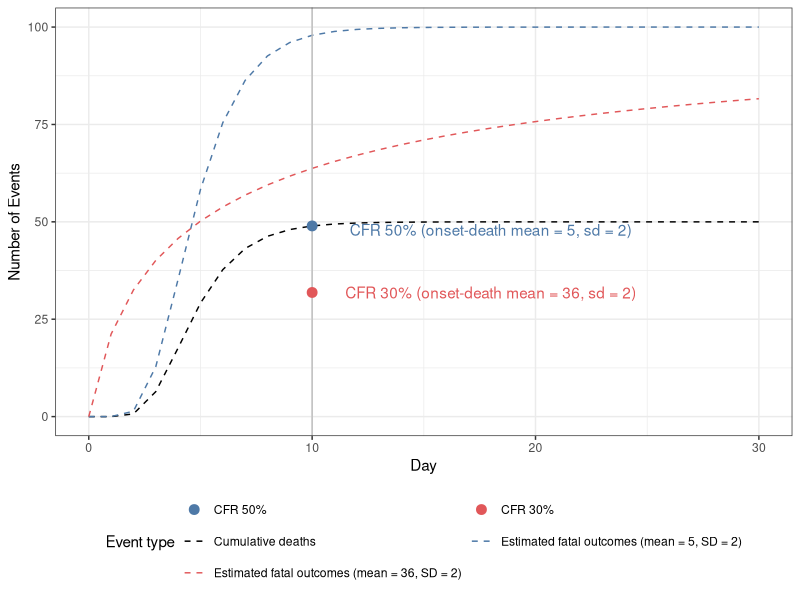

Here is the R script that generated this plot: (Note: this script raises an error after producing the figure.)
# script to plot the impact of onset-to-death distribution on case fatality
# ratio for use case on ambiguously reported onset-to-death distribution
# parameters

library(ggplot2)

# Define initial parameters

# Total reported cases at time 0
initial_onsets <- 100
# True CFR
cfr <- 0.5

# Define time range for the plot
time_range <- 0:30

# Scenario (a): narrow delay distribution (correct interpretation)
meanlog_a <- 1.53
sdlog_a <- 0.38

# Scenario (b): wider delay distribution
meanlog_b <- 1.6 # log(5)
sdlog_b <- 2

# Calculate cumulative proportion with known outcomes for each scenario:
prop_known_a <- plnorm(time_range, meanlog_a, sdlog = sdlog_a)
prop_known_b <- plnorm(time_range, meanlog_b, sdlog = sdlog_b)

# Calculate expected number of known outcomes
known_outcomes_a <- initial_onsets * prop_known_a
known_outcomes_b <- initial_onsets * prop_known_b

# Calculate cumulative fatal outcomes
cumulative_deaths <- initial_onsets * cfr * prop_known_a

events <- data.frame(
  time_range = time_range,
  cumulative_deaths = cumulative_deaths,
  known_outcomes_a = known_outcomes_a,
  known_outcomes_b = known_outcomes_b
)

events <- tidyr::pivot_longer(
  data = events,
  cols = c("cumulative_deaths", "known_outcomes_a", "known_outcomes_b"),
  names_to = "event_type"
)

day <- 10
cfr_df <- data.frame(
  x = day,
  cfr_a = initial_onsets * cfr * plnorm(day, meanlog_a, sdlog = sdlog_a),
  cfr_b = initial_onsets * cfr * plnorm(day, meanlog_b, sdlog = sdlog_b)
)
cfr_df <- tidyr::pivot_longer(
  data = cfr_df,
  cols = c("cfr_a", "cfr_b"),
  names_to = "cfr_type"
)

cfr_outcome_plot <- ggplot2::ggplot(data = events) +
  ggplot2::geom_line(
    mapping = ggplot2::aes(x = time_range, y = value, colour = event_type),
    linetype = 2
  ) +
  ggplot2::geom_vline(mapping = ggplot2::aes(xintercept = 10), colour = "grey") +
  ggplot2::geom_point(
    data = cfr_df,
    mapping = ggplot2::aes(x = x, y = value, colour = cfr_type),
    size = 3
  ) +
  ggplot2::annotate(
    geom = "text",
    x = day + 8,
    y = cfr_df$value[1] - 1, # minus 1 to avoid expected outcomes line
    label = "CFR 50% (onset-death mean = 5, sd = 2)",
    colour = "#4E79A7"
  ) +
  ggplot2::annotate(
    geom = "text",
    x = day + 8,
    y = cfr_df$value[2],
    label = "CFR 30% (onset-death mean = 36, sd = 2)",
    colour = "#E15759"
  ) +
  ggplot2::scale_x_continuous(name = "Day") +
  ggplot2::scale_y_continuous(name = "Number of Events", limits = c(0, 100)) +
  ggplot2::scale_colour_manual(
    name = "Event type",
    labels = c(
      "CFR 50%",
      "CFR 30%",
      "Cumulative deaths",
      "Estimated fatal outcomes (mean = 5, SD = 2)",
      "Estimated fatal outcomes (mean = 36, SD = 2)"
    ),
    values = c("#4E79A7", "#E15759", "black", "#4E79A7", "#E15759")) +
  ggplot2::guides(colour = ggplot2::guide_legend(nrow = 3, byrow = TRUE)) +
  ggplot2::theme_bw() +
  ggplot2::theme(legend.position = "bottom")

ggplot2::ggsave(
  file.path("inst", "plots", "cfr_outcome.png"),
  plot = cfr_outcome_plot,
  device = "png",
  width = 200,
  height = 150,
  units = "mm",
  dpi = 300
)
